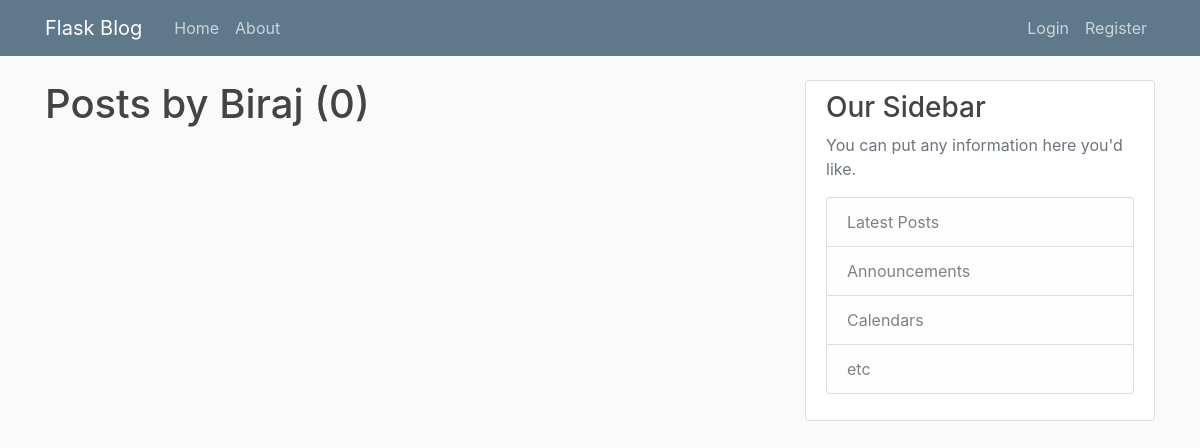
/user/Biraj, run on an earlier commit of the app's database.
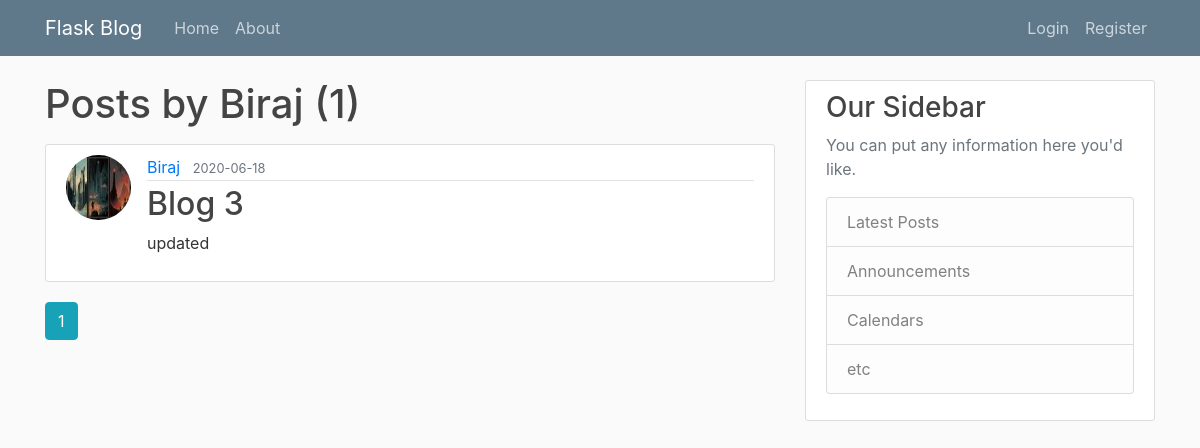
And on a later commit of the database.
### flaskblog/models.py (models this page shows, shortened)
class Post(db.Model):
    id = db.Column(db.Integer, primary_key=True)
    title = db.Column(db.String(100), nullable=False)
    date_posted = db.Column(db.DateTime, nullable=False, default=datetime.utcnow)
    content = db.Column(db.Text, nullable=False)
    user_id = db.Column(db.Integer, db.ForeignKey('user.id'), nullable=False)

class User(db.Model, UserMixin):
    id = db.Column(db.Integer, primary_key=True)
    username = db.Column(db.String(20), unique=True, nullable=False)
    email = db.Column(db.String(120), unique=True, nullable=False)
    image_file = db.Column(db.String(20), nullable=False, default='default.jpg')
    password = db.Column(db.String(60), nullable=False)
    posts = db.relationship('Post', backref='author', lazy=True)

### flaskblog/routes.py (the view)
@app.route("/user/<string:username>")
def user_post(username):
    page = request.args.get('page', 1, type=int)
    user = User.query.filter_by(username=username).first_or_404()
    posts = Post.query.filter_by(author=user)\
            .order_by(Post.date_posted.desc())\
            .paginate(page=page, per_page=5)
    return render_template('user_post.html', posts=posts, user=user)

### flaskblog/templates/user_post.html (shortened to what this page needs)
{% extends 'layout.html' %}
{% block content %}
<h1 class="mb-3">Posts by {{ user.username }} ({{ posts.total }})</h1>
    {% for post in posts.items %}
    <article class="media content-section">
        <img class="rounded-circle article-img" src="{{ url_for('static', filename='pics/' + post.author.image_file) }}">
    <div class="media-body">
        <div class="article-metadata">
            <a class="mr-2" href="{{ url_for('user_post', username=post.author.username) }}">{{ post.author.username }}</a>
        <small class="text-muted">{{ post.date_posted.strftime('%Y-%m-%d') }}</small>
        </div>
        <h2><a class="article-title" href="{{ url_for('post', post_id=post.id) }}">{{ post.title }}</a></h2>
        <p class="article-content">{{ post.content }}</p>
    </div>
    </article>
    {% endfor %}
    {% for page_num in posts.iter_pages(left_edge=1, right_edge=1, left_current=1, right_current=2) %}
        {% if page_num %}
            {% if posts.page == page_num %}
                <a class=" btn btn-info mb-4" href="{{ url_for('user_post', username=user.username, page=page_num) }}">{{ page_num }}</a>
            {% else %}
                <a class=" btn btn-outline-info mb-4" href="{{ url_for('user_post', username=user.username, page=page_num) }}">{{ page_num }}</a>
            {% endif %}
        {% endif %}
    {% endfor %}
{% endblock content %}

What changed in the data, as far as the page shows it:
added Post: image_file (picture), author.username "Biraj", date_posted "2020-06-18", title "Blog 3", content "updated"
Also different on the page:
{{ posts.total }}: "0" → "1"
new list line: "1"
